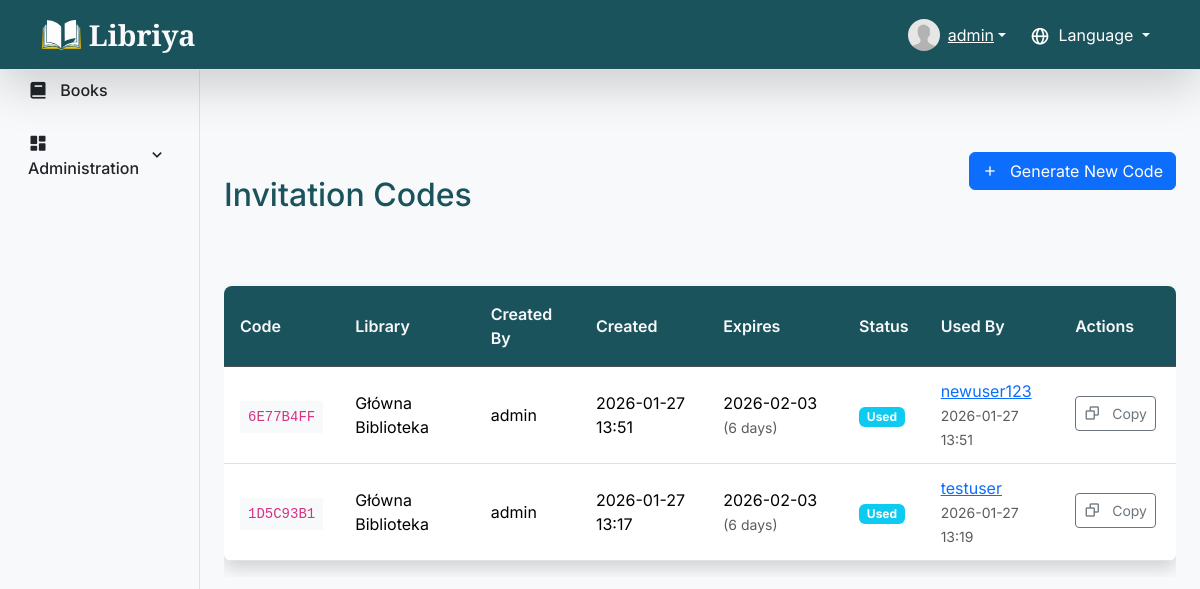
Screenshot of /invitation-codes/ (signed in) with the database file from the repository.
### app/models.py (models this page shows, shortened)
class User(UserMixin, db.Model):
    id = db.Column(db.Integer, primary_key=True)
    username = db.Column(db.String(50), unique=True,
                         nullable=False, index=True)
    email = db.Column(db.String(120), unique=True, nullable=False, index=True)
    password_hash = db.Column(db.String(128), nullable=False)
    image_file = db.Column(db.String(20), nullable=False,
                           default='default.jpg')
    first_name = db.Column(db.String(50), nullable=True)
    last_name = db.Column(db.String(50), nullable=True)
    loans = db.relationship('Loan', back_populates='user', lazy=True)
    role = db.Column(db.String(20), nullable=False, default='user')  # 'user', 'manager', 'admin'
    libraries = db.relationship('Library', secondary='user_libraries', lazy='subquery',
                                back_populates='users')
    favorites = db.relationship('Book', secondary=favorites, lazy='subquery',
                                backref=db.backref('favorited_by', lazy=True))
    received_notifications = db.relationship(
        'Notification', foreign_keys='Notification.recipient_id', back_populates='recipient', lazy=True, cascade='all, delete-orphan')
    sent_notifications = db.relationship(
        'Notification', foreign_keys='Notification.sender_id', back_populates='sender', lazy=True)
    comments = db.relationship('Comment', back_populates='user', lazy=True, cascade='all, delete-orphan')

class InvitationCode(db.Model):
    id = db.Column(db.Integer, primary_key=True)
    code = db.Column(db.String(8), unique=True, nullable=False, index=True)
    created_by_id = db.Column(db.Integer, db.ForeignKey('user.id'), nullable=False)
    created_by = db.relationship('User', foreign_keys=[created_by_id],
                                 backref='generated_invitations')
    library_id = db.Column(db.Integer, db.ForeignKey('library.id'), nullable=False)
    library = db.relationship('Library', backref='invitation_codes')
    used_by_id = db.Column(db.Integer, db.ForeignKey('user.id'), nullable=True)
    used_by = db.relationship('User', foreign_keys=[used_by_id],
                              backref='registered_via_invitation')
    created_at = db.Column(db.DateTime, default=datetime.datetime.utcnow)
    expires_at = db.Column(db.DateTime)
    used_at = db.Column(db.DateTime, nullable=True)
    def is_valid(self):
        return (self.used_by_id is None and
                self.expires_at > datetime.datetime.utcnow())

class Library(db.Model):
    id = db.Column(db.Integer, primary_key=True)
    name = db.Column(db.String(100), unique=True, nullable=False, index=True)
    books = db.relationship('Book', back_populates='library', lazy=True)
    users = db.relationship('User', secondary=user_libraries, lazy='subquery',
                            back_populates='libraries')

### app/routes/invitations.py (the view)
@bp.route('/')
@login_required
@role_required('admin', 'manager')
def invitation_codes_list():
    if current_user.role == 'admin':
        codes = InvitationCode.query.order_by(InvitationCode.created_at.desc()).all()
    else:  # manager - only for their libraries
        library_ids = [lib.id for lib in current_user.libraries]
        codes = InvitationCode.query.filter(
            InvitationCode.library_id.in_(library_ids)
        ).order_by(InvitationCode.created_at.desc()).all()
    return render_template('invitation_codes.html', codes=codes, now=datetime.utcnow)

### app/__init__.py (called while the page is built)
@login_manager.user_loader
def load_user(user_id):
    from app.models import User
    return User.query.get(int(user_id))

### app/templates/invitation_codes.html (shortened to what this page needs)
{% extends "layout.html" %}
{% block content %}
<div class="container-fluid mt-5">
    <div class="row mb-4">
        <div class="col-md-8">
            <h2>{{ _('Invitation Codes') }}</h2>
        </div>
        <div class="col-md-4 text-end">
            <a href="{{ url_for('invitations.generate_code') }}" class="btn btn-primary">
                <i class='bx bx-plus'></i> {{ _('Generate New Code') }}
            </a>
        </div>
    </div>
    {% if not codes %}
    <div class="alert alert-info">
        {{ _('No invitation codes yet.') }}
    </div>
    {% else %}
    <div class="table-responsive">
        <table class="table table-hover">
            <thead class="table-dark">
                <tr>
                    <th>{{ _('Code') }}</th>
                    <th>{{ _('Library') }}</th>
                    <th>{{ _('Created By') }}</th>
                    <th>{{ _('Created') }}</th>
                    <th>{{ _('Expires') }}</th>
                    <th>{{ _('Status') }}</th>
                    <th>{{ _('Used By') }}</th>
                    <th>{{ _('Actions') }}</th>
                </tr>
            </thead>
            <tbody>
                {% for code in codes %}
                <tr>
                    <td>
                        <code class="bg-light p-2">{{ code.code }}</code>
                    </td>
                    <td>{{ code.library.name }}</td>
                    <td>{{ code.created_by.username }}</td>
                    <td>{{ code.created_at.strftime('%Y-%m-%d %H:%M') }}</td>
                    <td>
                        {% if code.expires_at > now() %}
                            {{ code.expires_at.strftime('%Y-%m-%d') }}
                            <small class="text-muted">({{ (code.expires_at - now()).days }} days)</small>
                        {% else %}
                            <span class="badge bg-danger">{{ _('Expired') }}</span>
                        {% endif %}
                    </td>
                    <td>
                        {% if code.is_valid() %}
                            <span class="badge bg-success">{{ _('Active') }}</span>
                        {% else %}
                            {% if code.used_by_id %}
                                <span class="badge bg-info">{{ _('Used') }}</span>
                            {% else %}
                                <span class="badge bg-danger">{{ _('Expired') }}</span>
                            {% endif %}
                        {% endif %}
                    </td>
                    <td>
                        {% if code.used_by %}
                            <a href="{{ url_for('users.user_profile', user_id=code.used_by.id) }}">
                                {{ code.used_by.username }}
                            </a>
                            <br>
                            <small class="text-muted">{{ code.used_at.strftime('%Y-%m-%d %H:%M') }}</small>
                        {% else %}
                            <span class="text-muted">-</span>
                        {% endif %}
                    </td>
                    <td>
                        <button class="btn btn-sm btn-outline-secondary copy-code" data-code-id="{{ code.id }}"
                                title="{{ _('Copy code to clipboard') }}">
                            <i class='bx bx-copy'></i> {{ _('Copy') }}
                        </button>
                    </td>
                </tr>
                {% endfor %}
            </tbody>
        </table>
    </div>
    {% endif %}
</div>
{% endblock %}

### app/templates/layout.html (shortened to what this page needs)
<!DOCTYPE html>
<html lang="en">
<head>
    <link href="https://cdn.jsdelivr.net/npm/bootstrap@5.3.3/dist/css/bootstrap.min.css" rel="stylesheet">
    <link href="https://unpkg.com/boxicons@2.1.4/css/boxicons.min.css" rel="stylesheet">
    <link rel="stylesheet" href="{{ url_for('static', filename='/css/style.css') }}">
    <link rel="stylesheet" href="https://cdn.jsdelivr.net/gh/lipis/flag-icons@7.0.0/css/flag-icons.min.css" />
</head>
<body class="{% if login_page %}login-background{% endif %}">
    <nav class="navbar navbar-expand-lg navbar-dark bg-custom-dark border-bottom shadow-lg fixed-top">
        <div class="container">
            <a class="navbar-brand title-text d-flex align-items-center" href="/">
                <img src="{{ url_for('static', filename='/images/logo.svg') }}" alt="Libriya" class="me-2"> Libriya
            </a>
            <div class="collapse navbar-collapse" id="navbarSupportedContent">
                <ul class="navbar-nav ms-auto mb-2 mb-lg-0 d-flex align-items-center">
                    {% if current_user.is_authenticated %}
                    <li class="nav-item dropdown">
                        <a class="user-display dropdown-toggle d-flex align-items-center text-white" href="#"
                            role="button" id="userDropdown" data-bs-toggle="dropdown" aria-expanded="false">
                            <span class="position-relative d-inline-block me-2">
                                <img class="rounded-circle"
                                    src="{{ url_for('static', filename='uploads/' + current_user.image_file) }}"
                                    style="width: 32px; height: 32px; object-fit: cover;">
                            </span>
                            {{ current_user.username }}
                        </a>
                    </li>
                    {% else %}
                    <li class="nav-item">
                        <a class="nav-link text-white" href="{{ url_for('auth.login') }}">{{ _('Log In') }}</a>
                    </li>
                    {% endif %}
                    <li class="nav-item dropdown ms-3">
                        <a class="nav-link dropdown-toggle text-white" href="#" id="languageDropdown" role="button"
                            data-bs-toggle="dropdown" aria-expanded="false">
                            <i class='bx bx-globe'></i> {{ _('Language') }}
                        </a>
                    </li>
                </ul>
            </div>
        </div>
    </nav>
    <div class="container-fluid">
        <div class="row">
            {% if not login_page %}
            <nav id="sidebarMenu" class="col-md-2 d-none d-lg-block bg-light sidebar border-end pt-5">
                <div class="position-sticky pt-3">
                    <ul class="nav nav-pills flex-column">
                        <li class="nav-item mb-1">
                            <a class="nav-link {% if active_page == 'books' %}active {% else %}text-dark {% endif %}"
                                href="{{ url_for('main.home') }}">
                                <i class='bx bxs-book align-middle me-2'></i>
                                <span class="align-middle">{{ _('Books') }}</span>
                            </a>
                        </li>
                        {% if current_user and current_user.role in ['admin', 'manager'] %}
                        <li class="nav-item mb-1">
                            <a class="nav-link d-flex justify-content-between align-items-center {% if parent_page != 'admin' %}collapsed{% endif %} {% if parent_page == 'admin' %}active{% else %}text-dark{% endif %}"
                                data-bs-toggle="collapse" href="#adminMenu" role="button"
                                aria-expanded="{% if parent_page == 'admin' %}true{% else %}false{% endif %}"
                                aria-controls="adminMenu">
                                <span>
                                    <i class='bx bxs-dashboard align-middle me-2'></i>
                                    <span class="align-middle">{{ _('Administration') }}</span>
                                </span>
                                <i class='bx bx-chevron-down'></i>
                            </a>
                        </li>
                        {% endif %}
                    </ul>
                </div>
            </nav>
            {% endif %}
            <main
                class="{% if login_page %}col-12{% else %}col-md-10 ms-sm-auto{% endif %} main-content {% if login_page %}login-full-height{% else %}pt-5{% endif %}">
                {% block content %}{% endblock %}
            </main>
        </div>
    </div>
</body>
</html>

### app/static/css/style.css (style rules this page uses)
:root { --primary-color: #1a535c; --accent-color: #4ecdc4; --text-dark: #333; --text-light: #f8f9fa; --gray-bg: #f8f9fa; --box-shadow-light: 0 .125rem .25rem rgba(0, 0, 0, .075); --box-shadow-medium: 0 .5rem 1rem rgba(0, 0, 0, .15); }
body { font-family: 'Inter', sans-serif; color: var(--text-dark); background-color: var(--gray-bg); padding-top: 56px; }
h2 { margin-bottom: 1.5rem; margin-top: 1.5rem; color: var(--primary-color); }
.bg-custom-dark { background-color: var(--primary-color) !important; }
.navbar-brand.title-text { font-family: 'Cormorant Garamond', serif; font-size: 1.8rem; font-weight: 700; color: var(--text-light) !important; }
.navbar-brand.title-text img { height: 30px; width: auto; }
.user-display { color: var(--text-light); }
.sidebar { height: 100vh; position: fixed; top: 0; left: 0; padding-top: 56px; background-color: var(--gray-bg); z-index: 1000; }
.sidebar .nav-link { font-weight: 500; color: var(--text-dark); transition: background-color 0.2s, color 0.2s; border-radius: .25rem; padding: .75rem 1rem; }
.sidebar .nav-link .bx { font-size: 1.25rem; }
.sidebar .bx-chevron-down { transition: transform 0.3s ease; }
.main-content { padding-top: 1.5rem; padding-bottom: 3rem; }
.table { background-color: white; border-radius: .5rem; overflow: hidden; box-shadow: var(--box-shadow-medium); margin-top: 1.5rem; }
.table thead th { background-color: var(--primary-color); color: var(--text-light); font-weight: 600; vertical-align: middle; padding: 1rem; }
.table td { vertical-align: middle; padding: .75rem 1rem; }
.table td .btn { margin-right: .25rem; margin-bottom: .25rem; padding: .375rem .5rem; }
.table td .btn i { font-size: 1rem; }
.btn { vertical-align: middle; display: inline-flex; align-items: center; justify-content: center; gap: 0.5rem; padding: var(--bs-btn-padding-y, .375rem) var(--bs-btn-padding-x, .75rem); height: auto; box-sizing: border-box; font-size: var(--bs-btn-font-size); line-height: var(--bs-btn-line-height); }
@media (min-width: 992px) { .sidebar { display: block; } }
.bx { display: inline-block; font-size: 1.25rem; vertical-align: middle; margin-right: 0.25rem; }
button .bx, a .bx { font-size: 1rem; }
.navbar-nav .bx { font-size: 1.25rem; }
.btn-group .bx, .btn .bx { font-size: 1rem; }
i.bx { font-weight: 400; font-style: normal; }

### app/templates/invitation_codes.html (style rules this page uses)
.copy-code { transition: all 0.3s; }

### rows the page displays
User: image_file (placeholder picture), username "admin"
InvitationCode: code "6E77B4FF", library.name "Główna Biblioteka", created_by.username "admin", created_at "2026-01-27 13:51", expires_at "2026-02-03", used_by.username "newuser123", used_at "2026-01-27 13:51"
InvitationCode: code "1D5C93B1", library.name "Główna Biblioteka", created_by.username "admin", created_at "2026-01-27 13:17", expires_at "2026-02-03", used_by.username "testuser", used_at "2026-01-27 13:19"
